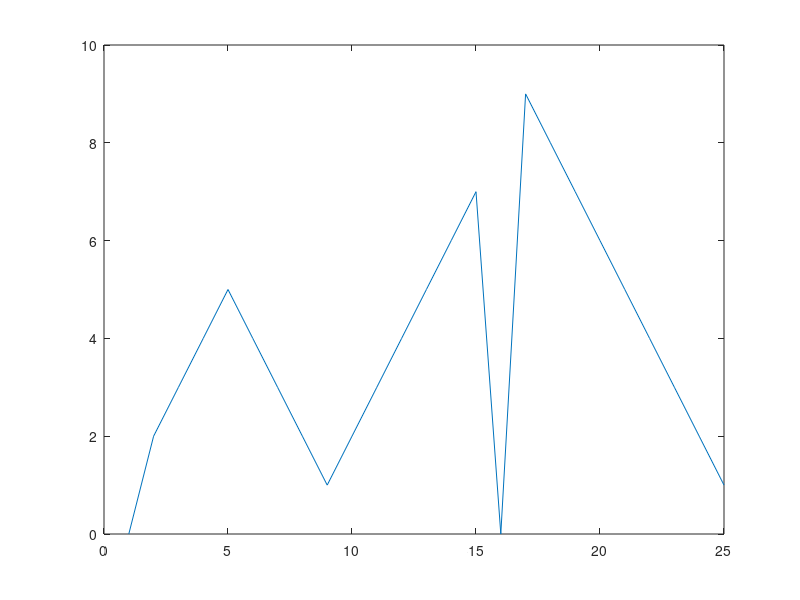
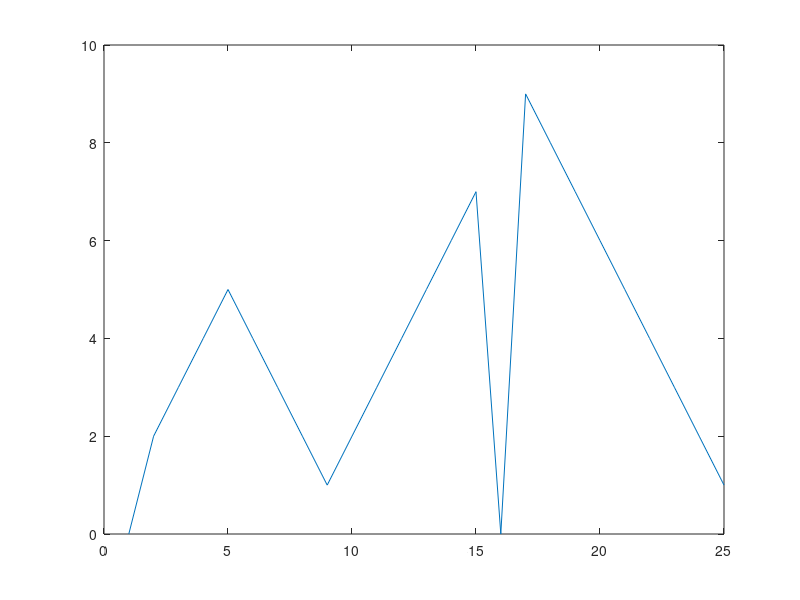
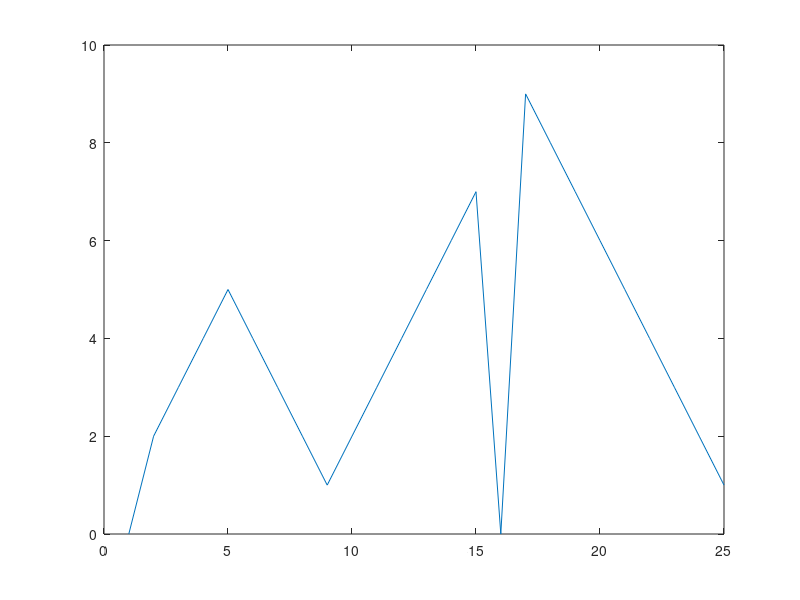
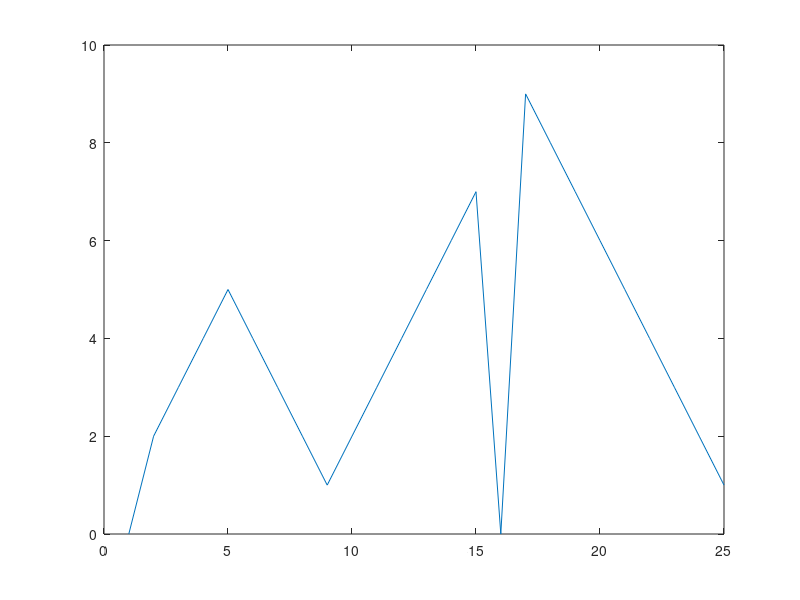

These figures' MATLAB source, in order: (Note: this script raises an error after producing the figures.)
Prob = [1;2;3;4;5;4;3;2;1;2;3;4;5;6;7;8;9;8;7;6;5;4;3;2;1];
i_max = find(Prob==max(Prob));
i_nextmax = 0;
temp_Prob = Prob;
i_loop = 0;
while (i_nextmax == 0) && (i_loop < 11)
    i_currmax_t = find(max(temp_Prob));
    i_nextmax_d = find(Prob==max(Prob(Prob<max(temp_Prob))));
    [len,wid]=size(i_nextmax_d);
    if len > 1
       i_nextmax_d = i_nextmax_d(1); 
    end
    if (Prob(i_nextmax_d) > Prob(i_nextmax_d+1)) && (Prob(i_nextmax_d) > Prob(i_nextmax_d-1))
        i_nextmax = i_nextmax_d;
    else
        [Prob(i_nextmax_d), Prob(i_nextmax_d+1), Prob(i_nextmax_d-1)]
        temp_Prob(i_nextmax_d) = 0;
        temp_Prob(i_currmax_t) = 0;
        temp_Prob
    end
    i_loop = i_loop + 1;
    figure, plot(temp_Prob)
end
i_max
i_nextmax
Prob(i_max)
Prob(i_nextmax)
i_loop
